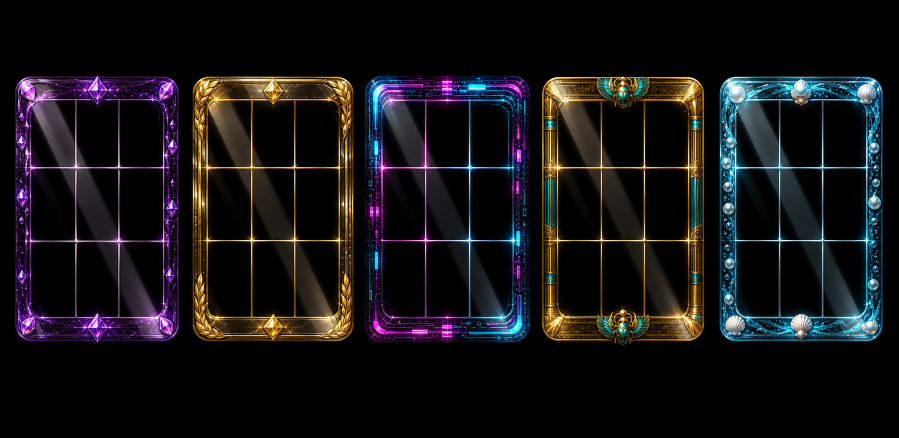
#> input picture qa/source/vslot_theme_reel_glass_overlays_imagegen.png, 1798 x 875 px (shown at 1/2 size)
$ python -i slice_imagegen_theme_reel_glass_overlays.py   (imports and definitions only)
#> lines starting #> are read from the running program, lines starting #| are printed output that depends on the picture
#> further down, picture is the input picture: PIL image 1798x875 RGB; mean R, G, B 21.1, 19.2, 20.8
from pathlib import Path

from PIL import Image, ImageDraw, ImageEnhance, ImageFilter, ImageOps


from vslot_asset_toolchain import verify_asset_toolchain

# [1 line not run here, left out]

ROOT = Path(__file__).resolve().parents[1]
SOURCE = ROOT / "qa/source/vslot_theme_reel_glass_overlays_imagegen.png"
OUT_DIR = ROOT / "app/src/main/res/drawable-nodpi"
PREVIEW = ROOT / "qa/screenshots/theme_reel_glass_overlays_contact_sheet.png"
MOCKUP = ROOT / "qa/screenshots/theme_reel_glass_overlays_on_symbols_contact_sheet.png"

TARGET_SIZE = (960, 1020)
GRID_COLUMNS = 5

CELLS = [
    ("reel_glass_overlay_violet", "Violet", "vf_symbol_diamond.webp", "vf_symbol_v_wild.webp", "vf_symbol_star.webp"),
    ("reel_glass_overlay_roman", "Roman", "rr_symbol_laurel.webp", "rr_symbol_v_wild.webp", "rr_symbol_coin.webp"),
    ("reel_glass_overlay_neon", "Neon", "nn_symbol_neon_seven.webp", "nn_symbol_v_wild.webp", "nn_symbol_holo_chip.webp"),
    ("reel_glass_overlay_pharaoh", "Pharaoh", "pg_symbol_scarab.webp", "pg_symbol_v_wild.webp", "pg_symbol_ankh.webp"),
    ("reel_glass_overlay_ocean", "Ocean", "op_symbol_shell.webp", "op_symbol_v_wild.webp", "op_symbol_pearl.webp"),
]


# [15 lines left out: function active_bbox, not called in this run]


def alpha_from_luminance(image: Image.Image) -> Image.Image:
    luminance = ImageOps.grayscale(image)
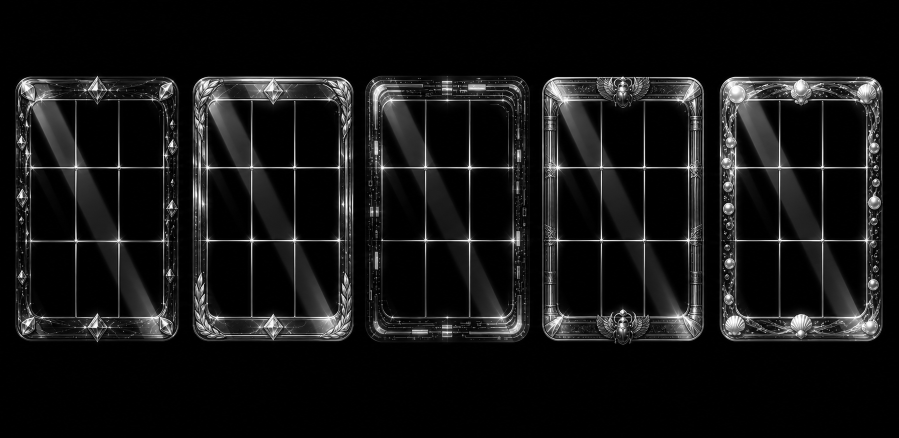
#> luminance: PIL image 1798x875 L (shown at 1/2 size); min 0, max 255, mean 19.9
    alpha = luminance.point(
        lambda value: 0
        if value < 5
        else min(235, int(((value - 5) / 118) ** 1.05 * 255))
    )
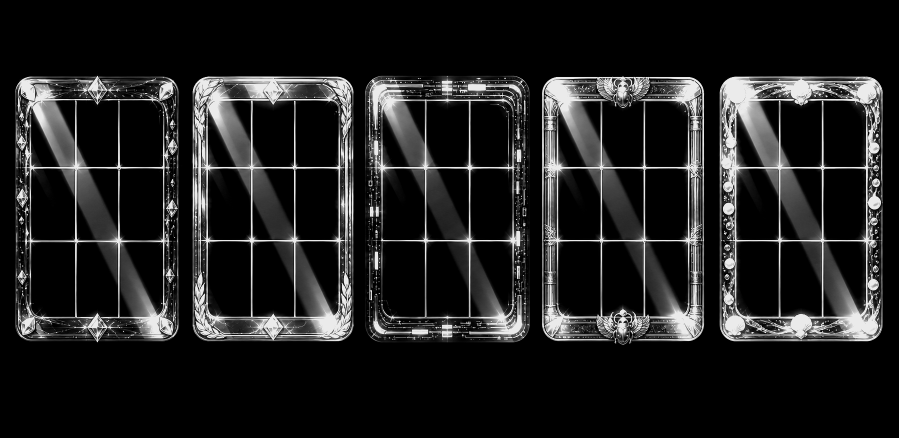
#> alpha: PIL image 1798x875 L (shown at 1/2 size); min 0, max 235, mean 31.2
    return alpha.filter(ImageFilter.GaussianBlur(radius=0.2))


# [114 lines left out: functions crop_panel, checkerboard, load_symbol, symbol_grid, build_preview, build_mockup and 1 more, not called in this run]


# [2 lines not run here, left out]

>>> from PIL import Image
>>> picture = Image.open('../qa/source/vslot_theme_reel_glass_overlays_imagegen.png')
>>> result = alpha_from_luminance(picture)

$ run again, on qa/source/vslot_bg_home_imagegen.png
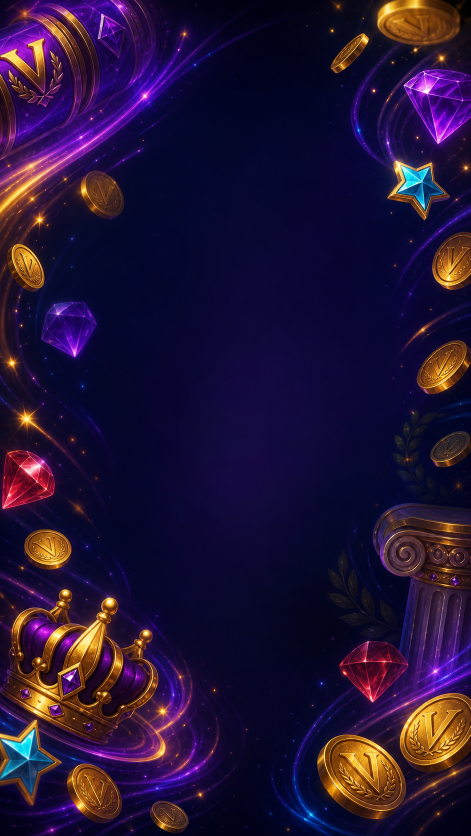
#> input picture qa/source/vslot_bg_home_imagegen.png, 941 x 1672 px (shown at 1/2 size)
#> picture is the input picture: PIL image 941x1672 RGB; mean R, G, B 35.6, 19.3, 54.1
#> in alpha_from_luminance, `luminance = ImageOps.grayscale(image)`:
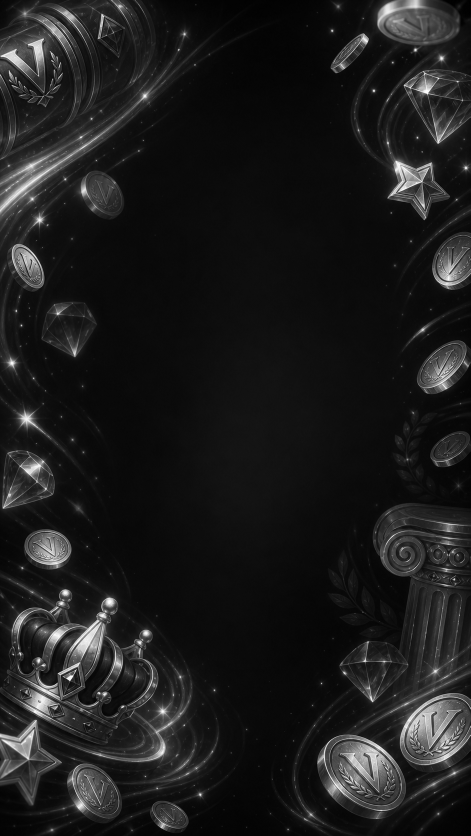
#> luminance: PIL image 941x1672 L (shown at 1/2 size); min 0, max 255, mean 28.1
#> in alpha_from_luminance, `alpha = luminance.point( lambda value: 0 if value < 5 else min(235, in..`:
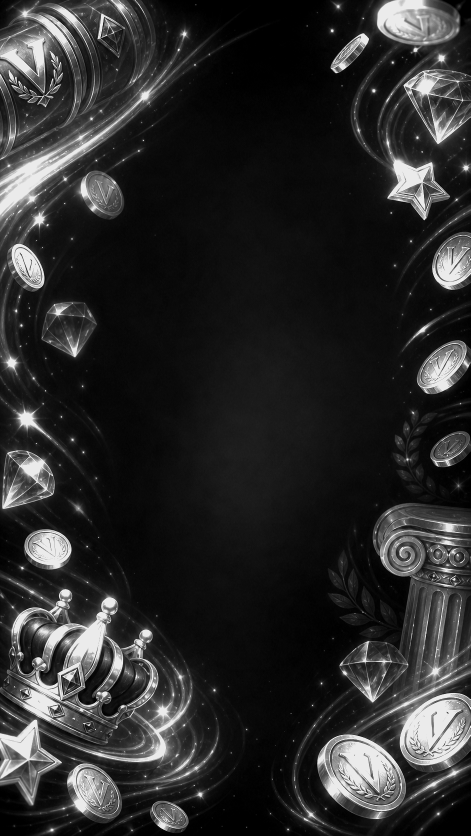
#> alpha: PIL image 941x1672 L (shown at 1/2 size); min 0, max 235, mean 42.6

$ run again, on qa/source/vslot_bg_roman_reels_imagegen.png
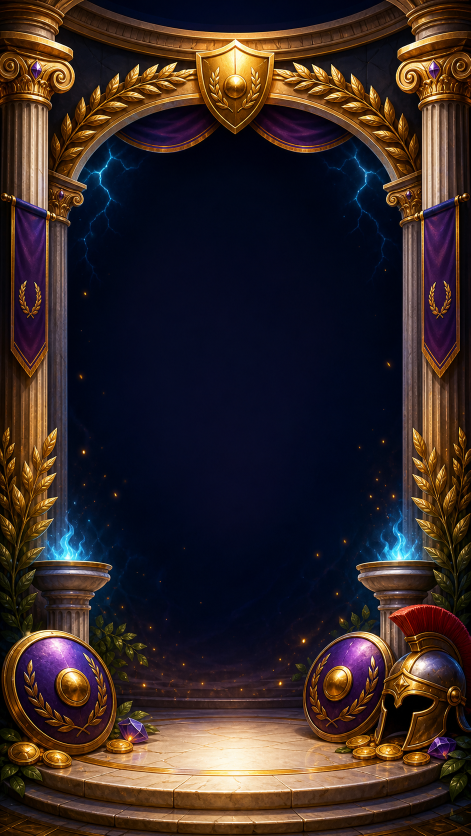
#> input picture qa/source/vslot_bg_roman_reels_imagegen.png, 941 x 1672 px (shown at 1/2 size)
#> picture is the input picture: PIL image 941x1672 RGB; mean R, G, B 53.4, 39.9, 38.4
#> in alpha_from_luminance, `luminance = ImageOps.grayscale(image)`:
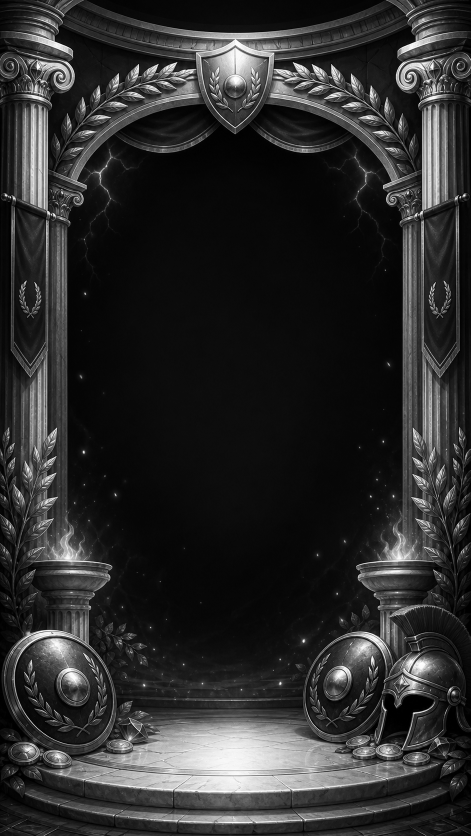
#> luminance: PIL image 941x1672 L (shown at 1/2 size); min 0, max 255, mean 43.8
#> in alpha_from_luminance, `alpha = luminance.point( lambda value: 0 if value < 5 else min(235, in..`:
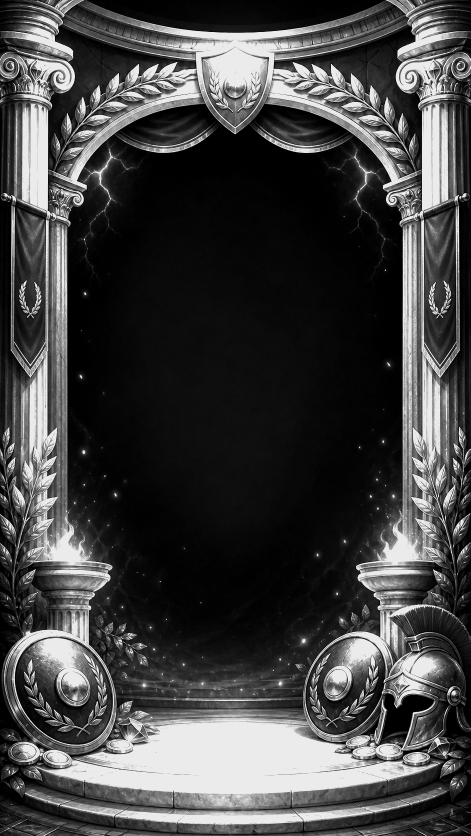
#> alpha: PIL image 941x1672 L (shown at 1/2 size); min 0, max 235, mean 66.6
